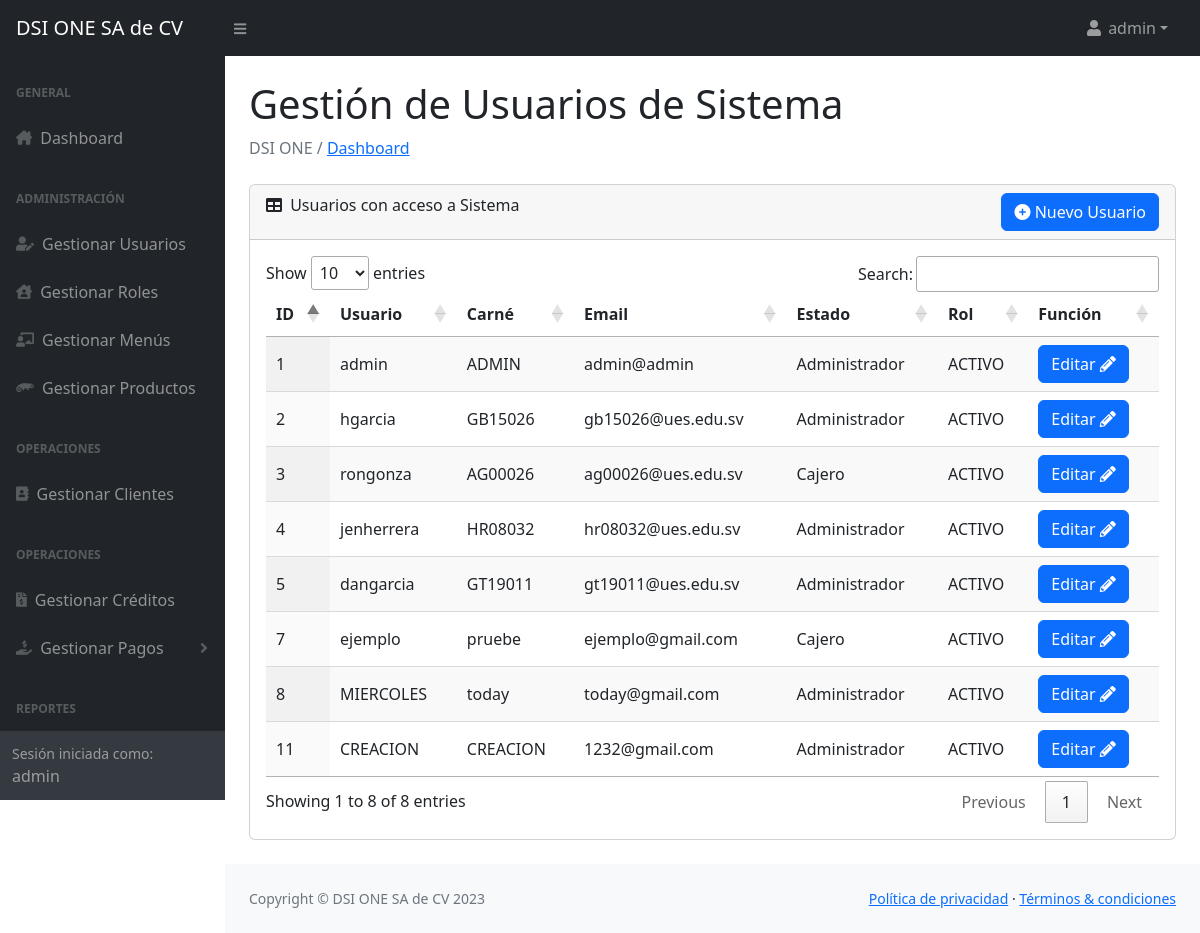
Page /Vista/admin_usuarios.php (signed in) on the committed database.
### tables this page shows
CREATE TABLE `usuarios_dsi` (
  `id` int(11) NOT NULL,
  `username` varchar(15) NOT NULL,
  `password` varchar(25) NOT NULL,
  `carne` varchar(10) NOT NULL,
  `email` varchar(25) NOT NULL,
  `codigo_recuperacion` varchar(6) DEFAULT NULL,
  `estado` enum('ACTIVO','INACTIVO') NOT NULL DEFAULT 'ACTIVO',
  `rol` varchar(255) NOT NULL
);

### Vista/admin_usuarios.php (the view, shortened to what this page needs)
<?php include '../Controlador/sesion.php';
?>
<head>
    <?php include '../Modelo/o_head.php'; ?>
</head>
<body class="sb-nav-fixed">
    <?php include '../Modelo/o_menu.php'; ?>
    <div id="layoutSidenav_content">
        <main>
            <div class="container-fluid px-4">
                <h1 class="mt-4">Gestión de Usuarios de Sistema</h1>
                <ol class="breadcrumb mb-4">
                    <li class="breadcrumb-item active"> DSI ONE / <a href="../Vista/home.php"> Dashboard </a></li>
                </ol>
                <div class="card mb-4">
                    <div class="card-header">
                        <i class="fas fa-table me-1"></i>
                        Usuarios con acceso a Sistema
                        <div style="float: right;">
                            <button class="btn btn-primary" data-bs-toggle="modal" data-bs-target="#addUsuarioModal"><i class="fa-solid fa-circle-plus"></i> Nuevo Usuario</button>
                        </div>
                    </div>
                    <div class="card-body">
                        <table id="datatablesSimple" class="display">
                            <thead>
                                <tr>
                                    <th>ID</th>
                                    <th>Usuario</th>
                                    <th>Carné</th>
                                    <th>Email</th>
                                    <th>Estado</th>
                                    <th>Rol</th>
                                    <th>Función</th>
                                </tr>
                            </thead>
                            <tbody>
                                <?php
                                $query = "SELECT * FROM usuarios_dsi";
                                $result = $conn->query($query);
                                if ($result->num_rows > 0) {
                                    while ($row = $result->fetch_assoc()) {
                                        echo "<tr>";
                                        echo "<td>" . $row['id'] . "</td>";
                                        echo "<td>" . $row['username'] . "</td>";
                                        echo "<td>" . $row['carne'] . "</td>";
                                        echo "<td>" . $row['email'] . "</td>";
                                        echo "<td>" . $row['rol'] . "</td>";
                                        echo "<td>" . $row['estado'] . "</td>";
                                        echo '<td>
                                                <button class="btn btn-primary" onclick="cargarDatosUsuario(' . $row['id'] . ')" data-bs-toggle="modal" data-bs-target="#editUsuarioModal">Editar <i class="fas fa-pencil-alt" style="color: white;"></i></button>
                                            </td>';
                                        echo "</tr>";
                                    }
                                } else {
                                    echo "<tr><td colspan='7'>No se encontraron registros en la tabla usuarios_dsi.</td></tr>";
                                }
                                ?>
                            </tbody>
                        </table>
                    </div>
                </div>
            </div>
        </main>
        <?php include '../Modelo/o_scrips_generales.php'; ?>
</body>
</html>

### rows in the picture
usuarios_dsi: id "1", username "admin", carne "ADMIN", email "admin@admin", rol "Administrador", estado "ACTIVO"
usuarios_dsi: id "2", username "hgarcia", carne "GB15026", email "gb15026@ues.edu.sv", rol "Administrador", estado "ACTIVO"
usuarios_dsi: id "3", username "rongonza", carne "AG00026", email "ag00026@ues.edu.sv", rol "Cajero", estado "ACTIVO"
usuarios_dsi: id "4", username "jenherrera", carne "HR08032", email "hr08032@ues.edu.sv", rol "Administrador", estado "ACTIVO"
usuarios_dsi: id "5", username "dangarcia", carne "GT19011", email "gt19011@ues.edu.sv", rol "Administrador", estado "ACTIVO"
usuarios_dsi: id "7", username "ejemplo", carne "pruebe", email "ejemplo@gmail.com", rol "Cajero", estado "ACTIVO"
usuarios_dsi: id "8", username "MIERCOLES", carne "today", email "today@gmail.com", rol "Administrador", estado "ACTIVO"
usuarios_dsi: id "11", username "CREACION", carne "CREACION", email "1232@gmail.com", rol "Administrador", estado "ACTIVO"

### other values in the picture
$_SESSION['username'] "admin"
